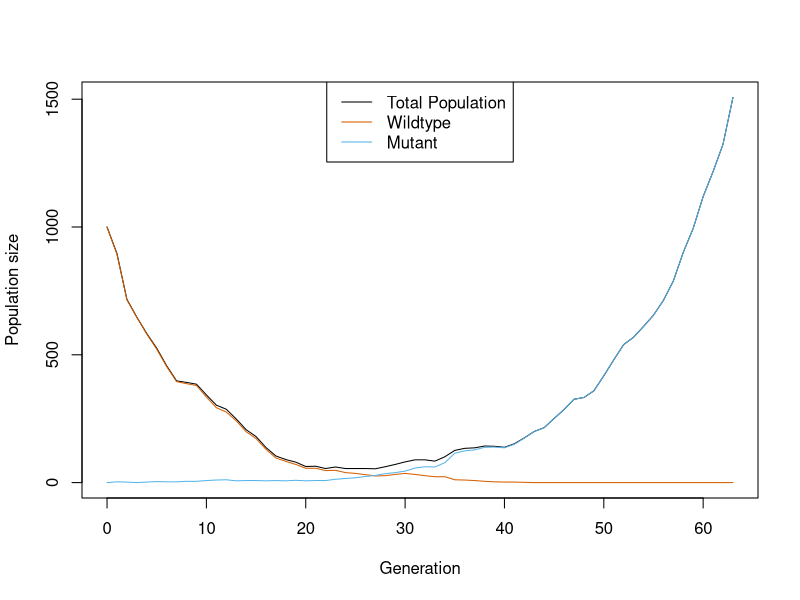
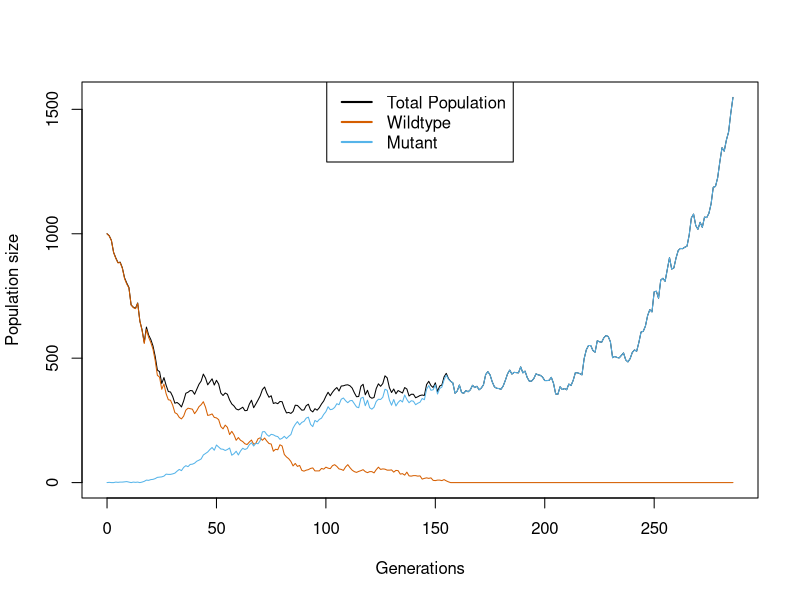
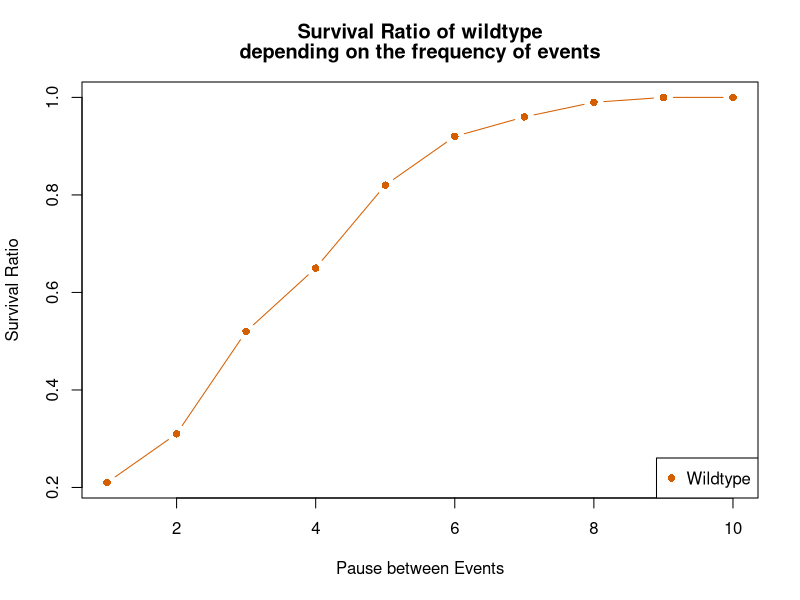
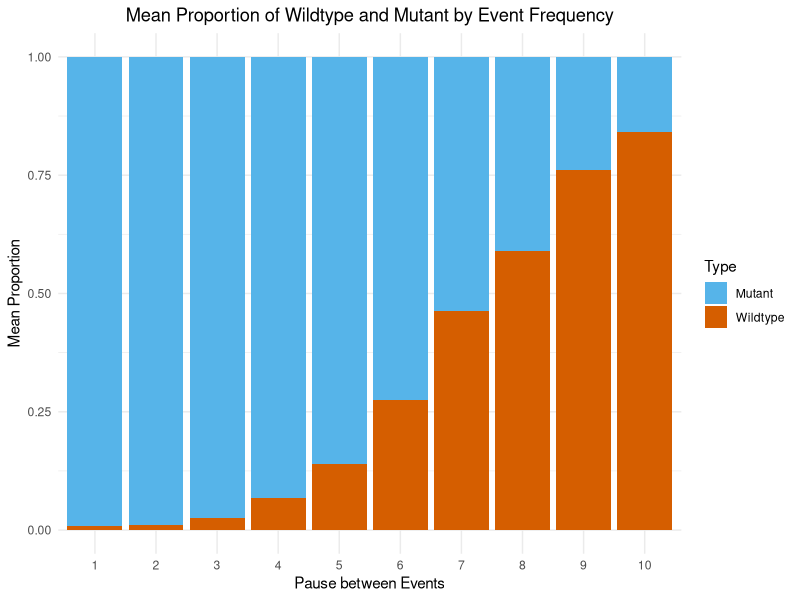
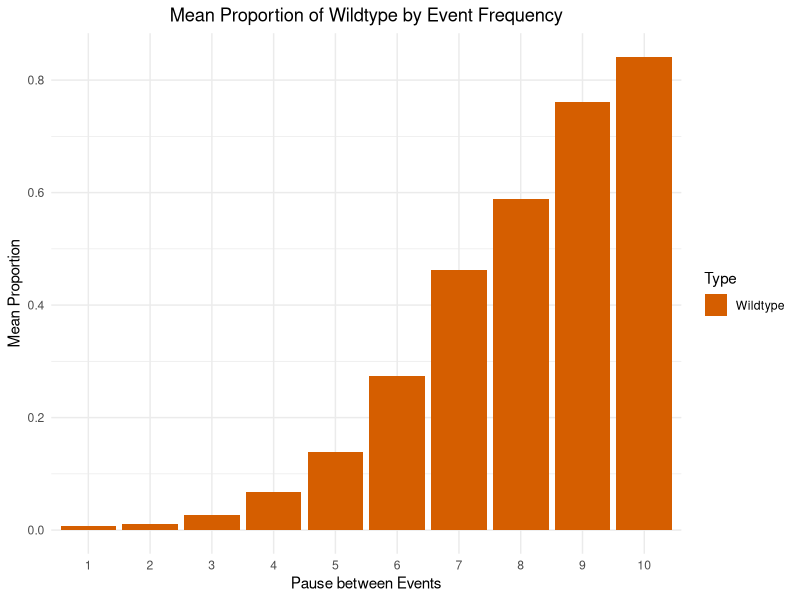
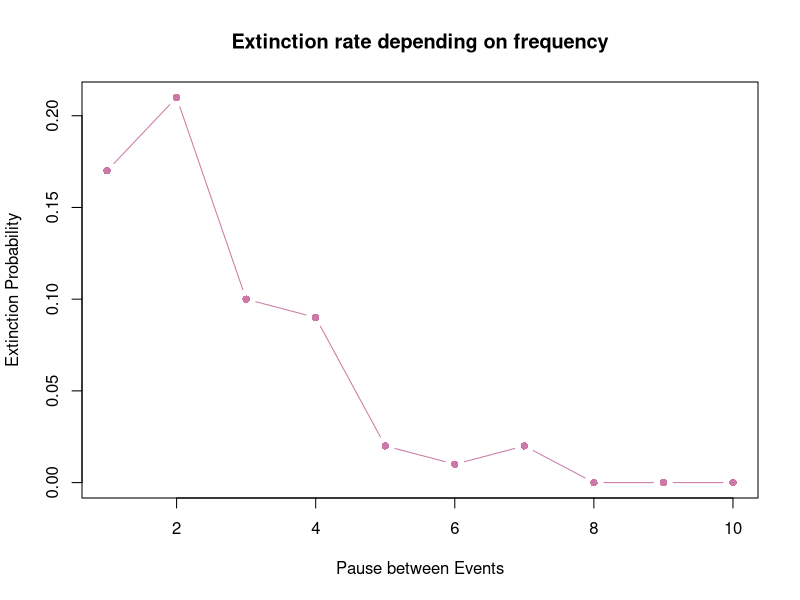
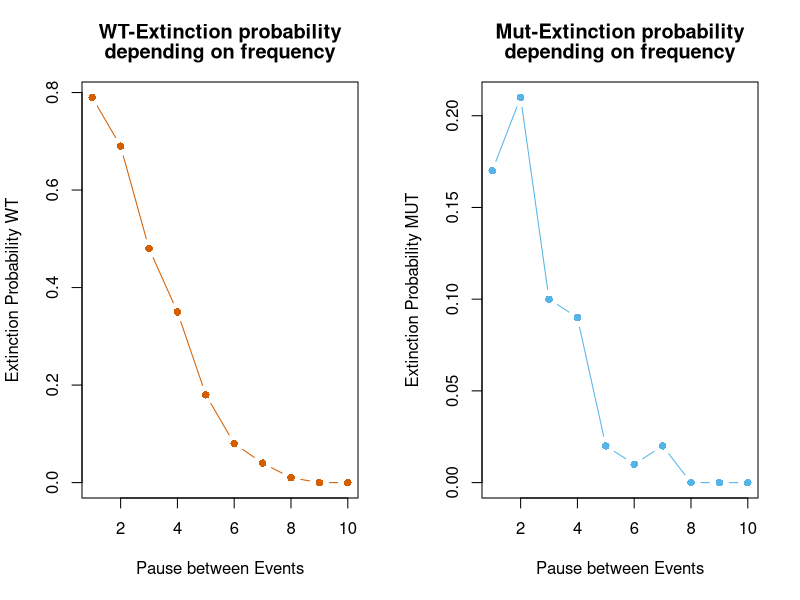
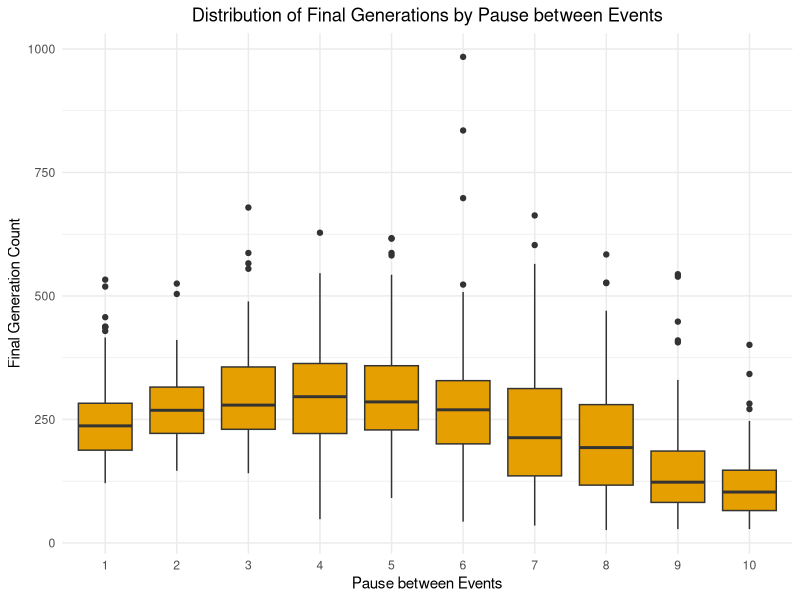

Write the R code that produced these figures, in order.
## ---- chunk 1
#Original

simulate_one_gen <- function(N_a, N_A, decay_rate, sel_coeff, mut_rate) {
  # draw offspring according to Poisson distribution
  offsp_a <- rpois(1, N_a * (1-decay_rate))
  offsp_A <- rpois(1, N_A * (1-decay_rate+sel_coeff))
  # draw new mutants according to Poisson distribution
  mut_a_to_A <- rpois(1, offsp_a * mut_rate)
  
  # determine new population sizes of wild type and mutant
  N_a_new <- max(offsp_a - mut_a_to_A, 0)
  N_A_new <-  offsp_A + mut_a_to_A
  
  return(c(N_a_new, N_A_new))
}
# Test the function
print(simulate_one_gen(100,0,0.1,0.2,0.001))
## ---- chunk 2
#Original

simulate_pop <- function(N_init_a, N_init_A, decay_rate, sel_coeff, mut_rate, t_max) {
  # Create the vector in which to save the results
  pop_vector <- c(N_init_a, N_init_A)
  # initiate the variables
  pop_new <- c(N_init_a, N_init_A)
  
  # run the simulation until generation t_max
  for (i in 1:t_max+1) {
    # redefine the current population one generation later
    pop_new <- simulate_one_gen(pop_new[1],pop_new[2], decay_rate, sel_coeff, mut_rate)
    # add the new population sizes to the output vector
    pop_vector <- rbind(pop_vector,pop_new)
    # condition to stop the simulation before t_max: either the population exceeds 1.5 times the original population size, or it goes extinct
    if (pop_new[1]+pop_new[2]>=1.5*(N_init_a+ N_init_A) | pop_new[1]+pop_new[2]==0) break
  }
  
  # define the row and column names of the output vector
  rownames(pop_vector) <- (0:t_max)[1:length(pop_vector[,1])] # note that the vector has to be cut if the simulation stopped early
  colnames(pop_vector) <- c("a","A")
  # return the result
  return(pop_vector)	
}


# Test the function and plot the result
# set t_max to a value to be used througout
max_gen <- 1000
# create your simulation data, without mut_rate & sel_coeff and a higher decay_rate
output <- simulate_pop(1000,0,0.1,0.2,0.001,max_gen)
# show the last few lines of the data table
print(output)
# plot the output - note that the plot range and the x axis have to be adjusted based on the length of the table
# determine x axis range 
x_range <- 0:(length(output[,1])-1)
# this plots the total population size
plot(x_range,output[,1]+output[,2],type='l',ylim=c(0,max(output[,1]+output[,2])),xlab = "Generation",ylab = "Population size")
# add number of wild type individuals
lines(x_range,output[,1], col="#D55E00")
# add number of mutant individuals
lines(x_range,output[,2], col="#56B4E9")
legend("top", legend = c("Total Population", "Wildtype", "Mutant"), 
       col = c("#000000","#D55E00", "#56B4E9"), 
       lty = 1)
## ---- chunk 3
t_pause = 1 #t_switch, time between events
t_event = 5 #duration of event (Working: 5)
t_switch = t_pause
sel_coeff = 0.0

#flooding_table <- c()

simulate_pop <- function(N_init_a, N_init_A, decay_rate, sel_coeff, mut_rate, t_max, t_pause) {
  # Create the vector in which to save the results
  pop_vector <- c(N_init_a, N_init_A)
  # initiate the variables
  pop_new <- c(N_init_a, N_init_A)
  
  ph = 0 #phase in the beginning of the simulation

  
  # run the simulation until generation t_max
  for (i in 1:t_max+1) {
    if(ph %%2 == 0){ #checking in which phase the simulation is, still needs fine-tuning
    decay_rate = -0.02 #no event - parameters
    sel_coeff = -0.015 #(Working: -0.02 & -0.015)
  }else{
    decay_rate = 0.03 #event - parameters
    sel_coeff = 0.05 #(Working: 0.03 & 0.05)
  }

  if (i >= t_switch) { #changing the phase number, if the simulation is at the end of the phase
    if(ph %% 2 == 0) {
      t_switch = t_switch + t_event
      ph = ph + 1
    }else{
      t_switch = t_switch + t_pause
      ph = ph + 1
    }
  }
    
    # redefine the current population one generation later
    pop_new <- simulate_one_gen(pop_new[1],pop_new[2], decay_rate, sel_coeff, mut_rate)
    # add the new population sizes to the output vector
    pop_vector <- rbind(pop_vector,pop_new)
    # condition to stop the simulation before t_max: either the population exceeds 1.5 times the original population size, or it goes extinct
    if (pop_new[1]+pop_new[2]>=1.5*(N_init_a+ N_init_A) | pop_new[1]+pop_new[2]==0) break
  }
  
  # define the row and column names of the output vector
  rownames(pop_vector) <- (0:t_max)[1:length(pop_vector[,1])] # note that the vector has to be cut if the simulation stopped early
  colnames(pop_vector) <- c("WT","Mut")
  # return the result
  return(pop_vector)	
}

# Test the function and plot the result
# set t_max to a value to be used throughout
max_gen <- 1000
# create your simulation data
output <- simulate_pop(1000,0,0.35,0.01,0.001,max_gen, t_pause) #(Working: 1000, 0, 0.35, 0.01, 0.001, max_gen)
# show the last few lines of the data table
print(tail(output))
# plot the output - note that the plot range and the x axis have to be adjusted based on the length of the table
# determine x axis range 
x_range <- 0:(length(output[,1])-1)
# this plots the total population size
plot(x_range,output[,1]+output[,2],type='l',ylim=c(0,max(output[,1]+output[,2])),xlab = "Generations",ylab = "Population size")
# add number of wild type individuals
lines(x_range,output[,1], col="#D55E00")
# add number of mutant individuals
lines(x_range,output[,2], col="#56B4E9")
legend("top", legend = c("Total Population", "Wildtype", "Mutant"), 
       col = c("#000000","#D55E00", "#56B4E9"), 
       lty = 1, 
       lwd = 2)

## ---- chunk 4
# Set some parameters to fixed values
init_a <- 1000
init_A <- 0
m_rate <- 0.001
max_gen <- 1000
no_replicates <- 100

# Frequencies to vary
frequencies <- c(1:10)

# Initialize data tables to collect results
data_table_Pop <- c()
data_table_Nw <- c()
data_table_Nm <- c()
data_table_comp <- c()

# Initialize counters for survival
surviving_Nw <- numeric(length(frequencies))
surviving_Nm <- numeric(length(frequencies))

# Run the simulation across all chosen parameters
for (t_pause in frequencies) {
  i <- 1
  repeat {
    # Run the simulation once
    one_run <- simulate_pop(init_a, init_A, 0, 0, m_rate, max_gen, t_pause)
    
    # Determine the final sizes of the populations
    size_wt <- one_run[nrow(one_run), 1]
    size_mut <- one_run[nrow(one_run), 2]
    
    # Count surviving populations
    if (size_wt > 0) {
      surviving_Nw[t_pause] <- surviving_Nw[t_pause] + 1
    }
    if (size_mut > 0) {
      surviving_Nm[t_pause] <- surviving_Nm[t_pause] + 1
    }

    # Enter the data into the tables
    final_size <- size_wt + size_mut
    final_gen <- nrow(one_run)
    
    data_table_Pop <- rbind(data_table_Pop, c(t_pause, final_size, final_gen))
    data_table_Nw <- rbind(data_table_Nw, c(t_pause, size_wt, final_gen))
    data_table_Nm <- rbind(data_table_Nm, c(t_pause, size_mut, final_gen))
    
    portion_WT <- size_wt / final_size
    portion_Mut <- size_mut / final_size
    
    data_table_comp <- rbind(data_table_comp, c(t_pause, portion_WT, portion_Mut))
    
    # Stop after the specified number of replicates
    if (i >= no_replicates) break
    i <- i + 1
  }
}

# Define column names of data tables
colnames(data_table_Pop) <- c("f", "Final Pop", "final_gen")
colnames(data_table_Nw) <- c("f", "Final WT", "final_gen")
colnames(data_table_Nm) <- c("f", "Final Mut", "final_gen")
colnames(data_table_comp) <- c("f", "Proportion_WT", "Proportion_Mut")

# Calculate ratios of surviving populations
ratios <- data.frame(
  t_pause = frequencies,
  Nw_survival_ratio = surviving_Nw / no_replicates,
  Nm_survival_ratio = surviving_Nm / no_replicates
)

#plot(ratios[,1], ratios[,2], xlab = "Frequencies of events", ylab = "Survival-ratio", main = "Survival-ratio of WT", col = "chocolate", type = "p", )
#lines(ratios[,1], ratios[,3], col = "darkolivegreen4", type = "l")

## ---- chunk 5
# Ensure ratios are numeric
ratios$t_pause <- as.numeric(as.character(ratios$t_pause))
ratios$Nw_survival_ratio <- as.numeric(as.character(ratios$Nw_survival_ratio))
ratios$Nm_survival_ratio <- as.numeric(as.character(ratios$Nm_survival_ratio))

# Plot for Wildtype survival ratio
#par(mfrow = c(1,2))

plot(ratios$t_pause, ratios$Nw_survival_ratio, 
     xlab = "Pause between Events", 
     ylab = "Survival Ratio", 
     main = c(paste("Survival Ratio of wildtype"), paste("depending on the frequency of events")), 
     col = "#D55E00", 
     type = "b",
     pch = c(16))  # Use a solid circle for points

# Add lines for Mutation survival ratio
#plot(ratios$t_pause, ratios$Nm_survival_ratio, 
      #col = "darkolivegreen4", 
      #type = "b")  # Use points and lines

# Optionally, add a legend
legend("bottomright", legend = c("Wildtype"), 
       col = c("#D55E00"),
       pch = c(16, NA))

## ---- chunk 6
mean_comp_tot <- c()

mean_comp_WT <- aggregate(data_table_comp[,2]~ f, data = data_table_comp, FUN = mean)
mean_comp_Mut <- aggregate(data_table_comp[,3] ~ f, data = data_table_comp, FUN = mean)
mean_comp_tot <- rbind(mean_comp_tot, c(mean_comp_WT, mean_comp_Mut))

# Load necessary libraries
library(ggplot2)
library(dplyr)
library(tidyr)

# Combine the two data frames into one
# Ensure the names are consistent for merging
colnames(mean_comp_WT) <- c("f", "Proportion_WT")
colnames(mean_comp_Mut) <- c("f", "Proportion_Mut")

# Merge the data
mean_comp <- merge(mean_comp_WT, mean_comp_Mut, by = "f")

# Reshape the data into long format for ggplot2
mean_comp_long <- mean_comp %>%
  pivot_longer(cols = c("Proportion_WT", "Proportion_Mut"), 
               names_to = "Type", 
               values_to = "Proportion")

# Plot the stacked bar chart
ggplot(mean_comp_long, aes(x = as.factor(f), y = Proportion, fill = Type)) +
  geom_bar(stat = "identity", position = "stack") +
  labs(x = "Pause between Events", 
       y = "Mean Proportion", 
       title = "Mean Proportion of Wildtype and Mutant by Event Frequency") +
  scale_fill_manual(values = c("Proportion_WT" = "#D55E00", "Proportion_Mut" = "#56B4E9"),
                    labels = c("Mutant","Wildtype")) +
  theme_minimal() +
    theme(plot.title = element_text(hjust = 0.5))  # Center the title



#library(ggplot2)

#ggplot(data_table_comp, aes(fill=condition, y=data_table_comp$, x=specie)) + 
    #geom_bar(position="dodge", stat="identity")

## ---- chunk 7
mean_comp_WT_long <- mean_comp %>%
  pivot_longer(cols = "Proportion_WT", 
               names_to = "Type", 
               values_to = "Proportion")
ggplot(mean_comp_WT_long, aes(x = as.factor(f), y = Proportion, fill = Type)) +
  geom_bar(stat = "identity", position = "stack") +
  labs(x = "Pause between Events", 
       y = "Mean Proportion", 
       title = "Mean Proportion of Wildtype by Event Frequency") +
  scale_fill_manual(values = ("Proportion_WT" = "#D55E00"),
                    labels = ("Wildtype")) +
  theme_minimal() +
    theme(plot.title = element_text(hjust = 0.5))
## ---- chunk 8
#data_table_Pop
# Ensure data_table_Pop is a data frame
data_table_Pop <- as.data.frame(data_table_Pop)

# Set column names (if not already set)
colnames(data_table_Pop) <- c("f", "Final_Pop", "final_gen")

# Initialize a vector to store extinction ratios for each frequency
extinction_ratios <- numeric(length(frequencies))

# Calculate extinction ratios for each frequency
for (t_pause in frequencies) {
  # Filter data for the current frequency
  current_data <- subset(data_table_Pop, f == t_pause)
  
  # Count how many populations went extinct (Final Pop == 0)
  extinct_count <- sum(current_data$Final_Pop == 0)
  
  # Calculate the extinction ratio (extinct_count / no_replicates)
  extinction_ratios[t_pause] <- extinct_count / no_replicates
}

# Create a data frame for extinction ratios
extinction_df <- data.frame(
  t_pause = frequencies,
  extinction_ratio = extinction_ratios
)

# Print or view the extinction ratios
print(extinction_df)

plot(extinction_df[,1], extinction_df[,2], 
     type = "b", 
     pch = 16, 
     col = "#CC79A7",
     ylab = "Extinction Probability", 
     xlab = "Pause between Events",
     main = "Extinction rate depending on frequency")

## ---- chunk 9
par(mfrow = c(1,2))
#data_table_Pop
# Ensure data_table_Pop is a data frame
data_table_Pop <- as.data.frame(data_table_Pop)

# Set column names (if not already set)
colnames(data_table_Pop) <- c("f", "Final_Pop", "final_gen")

# Initialize a vector to store extinction ratios for each frequency
extinction_ratios <- numeric(length(frequencies))

# Calculate extinction ratios for each frequency
for (t_pause in frequencies) {
  # Filter data for the current frequency
  current_data <- subset(data_table_Pop, f == t_pause)
  
  # Count how many populations went extinct (Final Pop == 0)
  extinct_count <- sum(current_data$Final_Pop == 0)
  
  # Calculate the extinction ratio (extinct_count / no_replicates)
  extinction_ratios[t_pause] <- extinct_count / no_replicates
}

# Create a data frame for extinction ratios
extinction_df <- data.frame(
  t_pause = frequencies,
  extinction_ratio = extinction_ratios
)

# Print or view the extinction ratios
print(extinction_df)

#plot(extinction_df[,1], extinction_df[,2], 
    # type = "b", 
    # pch = 16, 
    # col = "darkorchid3",
    # ylab = "Extinction Probability Tot-Pop", 
    # xlab = "Pause between Events",
    # main = "Tot-Pop-Extinction rate dep. frequency")

#data_table_Pop
# Ensure data_table_Pop is a data frame
data_table_Nw <- as.data.frame(data_table_Nw)

# Set column names (if not already set)
colnames(data_table_Nw) <- c("f", "Final_Pop", "final_gen")

# Initialize a vector to store extinction ratios for each frequency
extinction_ratios_WT <- numeric(length(frequencies))

# Calculate extinction ratios for each frequency
for (t_pause in frequencies) {
  # Filter data for the current frequency
  current_data_WT <- subset(data_table_Nw, f == t_pause)
  
  # Count how many populations went extinct (Final Pop == 0)
  extinct_count_WT <- sum(current_data_WT$Final_Pop == 0)
  
  # Calculate the extinction ratio (extinct_count / no_replicates)
  extinction_ratios_WT[t_pause] <- extinct_count_WT / no_replicates
}

# Create a data frame for extinction ratios
extinction_WT_df <- data.frame(
  t_pause = frequencies,
  extinction_ratio_WT = extinction_ratios_WT
)

# Print or view the extinction ratios
print(extinction_WT_df)

plot(extinction_WT_df[,1], extinction_WT_df[,2], 
     type = "b", 
     pch = 16, 
     col = "#D55E00",
     ylab = "Extinction Probability WT", 
     xlab = "Pause between Events",
     main = c(paste("WT-Extinction probability"), paste("depending on frequency")))


#data_table_Pop
# Ensure data_table_Pop is a data frame
data_table_Nm <- as.data.frame(data_table_Nm)

# Set column names (if not already set)
colnames(data_table_Nm) <- c("f", "Final_Pop", "final_gen")

# Initialize a vector to store extinction ratios for each frequency
extinction_ratios_MUT <- numeric(length(frequencies))

# Calculate extinction ratios for each frequency
for (t_pause in frequencies) {
  # Filter data for the current frequency
  current_data_MUT <- subset(data_table_Nm, f == t_pause)
  
  # Count how many populations went extinct (Final Pop == 0)
  extinct_count_MUT <- sum(current_data_MUT$Final_Pop == 0)
  
  # Calculate the extinction ratio (extinct_count / no_replicates)
  extinction_ratios_MUT[t_pause] <- extinct_count_MUT / no_replicates
}

# Create a data frame for extinction ratios
extinction_MUT_df <- data.frame(
  t_pause = frequencies,
  extinction_ratio_MUT = extinction_ratios_MUT
)

# Print or view the extinction ratios
print(extinction_MUT_df)

plot(extinction_MUT_df[,1], extinction_MUT_df[,2], 
     type = "b", 
     pch = 16, 
     col = "#56B4E9",
     ylab = "Extinction Probability MUT", 
     xlab = "Pause between Events",
     main = c(paste("Mut-Extinction probability"), paste("depending on frequency")))
par(mfrow= c(1,1))
## ---- chunk 10
ggplot(data_table_Pop, aes(x = as.factor(f), y = final_gen)) +
  geom_boxplot(fill = "#E69F00") +
  labs(x = "Pause between Events", y = "Final Generation Count", 
       title = "Distribution of Final Generations by Pause between Events") +
  theme_minimal() +
  theme(plot.title = element_text(hjust = 0.5))  # Center the title


## ---- chunk 11
ggplot(data_table_Pop, aes(x = final_gen, fill = as.factor(f))) +
  geom_histogram(binwidth = 10, position = "identity", alpha = 0.6) +
  labs(x = "Final Generation Count", y = "Count", 
       title = "Histogram of Final Generations by Pause between Events") +
  theme_minimal() +
  scale_fill_discrete(name = "Pause btw. Events") +
  theme(plot.title = element_text(hjust = 0.5))  # Center the title

## ---- chunk 12

# Filter for populations that went extinct (Final_Pop == 0)
extinct_pop <- subset(data_table_Pop, Final_Pop == 0)

# Select only the frequency and generation of extinction
extinct_data <- extinct_pop[, c("f", "final_gen")]

# Optionally, rename columns for clarity
colnames(extinct_data) <- c("Frequency", "Extinction_Generation")

# View or print the resulting data
print(extinct_data)

#Plot the data
library(ggplot2)

# Example dataframe for context (replace with your actual data)
# extinct_data <- data.frame(Frequency = sample(1:10, 100, replace = TRUE),
#                             Extinction_Generation = sample(1:10, 100, replace = TRUE))

# Creating the plot with a legend
ggplot(extinct_data, aes(x = Frequency, y = Extinction_Generation)) +
  geom_point(aes(color = "Generation of Extinction"), pch = 16, size = 2) +  # Update legend label here
  geom_smooth(aes(color = "Mean Gen. of Extinction"), method = lm, se = FALSE) +  # Update legend label here
  labs(title = "Generation of Extinction across different Frequencies", 
       x = "Pause between Events", 
       y = "Extinction Generation") +
  theme_bw() +
  scale_color_manual(name = NULL, values = c("Generation of Extinction" = "#009E73", 
                                                  "Mean Gen. of Extinction" = "#E69F00")) +  # Match the labels
  theme(
    legend.position = c(.95, .95),
    legend.justification = c("right", "top"),
    legend.box.just = "right",
    legend.margin = margin(6, 6, 6, 6)
  ) +
  theme(plot.title = element_text(hjust = 0.5)) +  # Center the title
  scale_x_continuous(breaks = 1:10, limits = c(1, 10))  # Set x-axis to show only natural numbers 1 through 10
